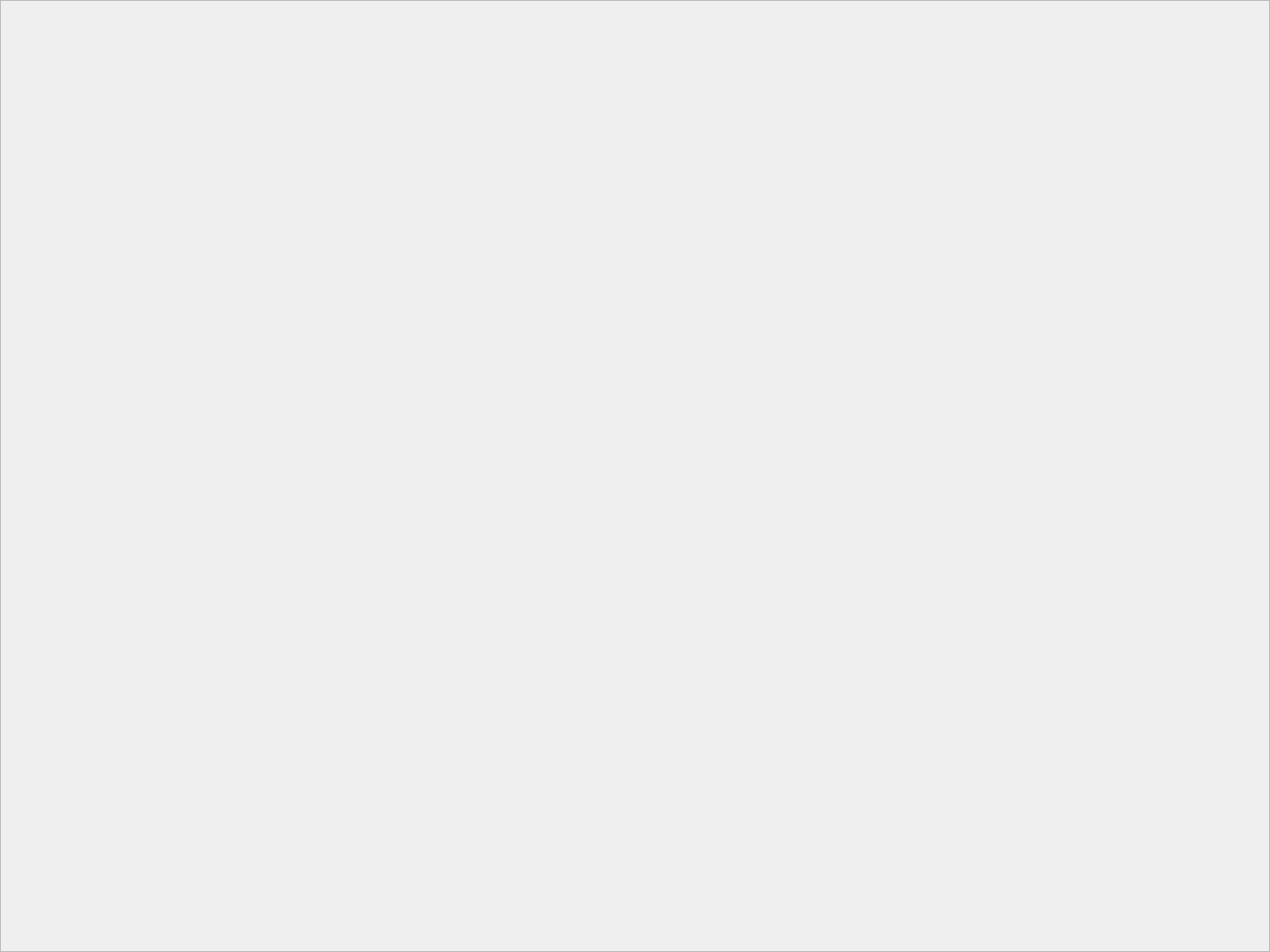
<?xml version="1.0" encoding="UTF-8"?>
<ui version="4.0">
 <class>StartDialog</class>
 <widget class="QDialog" name="StartDialog">
  <property name="geometry">
   <rect>
    <x>0</x>
    <y>0</y>
    <width>1440</width>
    <height>1080</height>
   </rect>
  </property>
  <property name="minimumSize">
   <size>
    <width>1440</width>
    <height>1080</height>
   </size>
  </property>
  <property name="maximumSize">
   <size>
    <width>1440</width>
    <height>1080</height>
   </size>
  </property>
  <property name="windowTitle">
   <string>Dialog</string>
  </property>
  <widget class="QFrame" name="frame">
   <property name="geometry">
    <rect>
     <x>0</x>
     <y>0</y>
     <width>1440</width>
     <height>1080</height>
    </rect>
   </property>
   <property name="minimumSize">
    <size>
     <width>1440</width>
     <height>1080</height>
    </size>
   </property>
   <property name="maximumSize">
    <size>
     <width>1440</width>
     <height>1080</height>
    </size>
   </property>
   <property name="styleSheet">
    <string notr="true">#frame{
background-image: url(:/new/prefix1/images/interface/startscreen.jpg);
}</string>
   </property>
   <property name="frameShape">
    <enum>QFrame::StyledPanel</enum>
   </property>
   <property name="frameShadow">
    <enum>QFrame::Raised</enum>
   </property>
   <widget class="QPushButton" name="pushButton">
    <property name="geometry">
     <rect>
      <x>450</x>
      <y>950</y>
      <width>540</width>
      <height>90</height>
     </rect>
    </property>
    <property name="text">
     <string/>
    </property>
    <property name="flat">
     <bool>true</bool>
    </property>
   </widget>
  </widget>
 </widget>
 <resources/>
 <connections/>
</ui>
